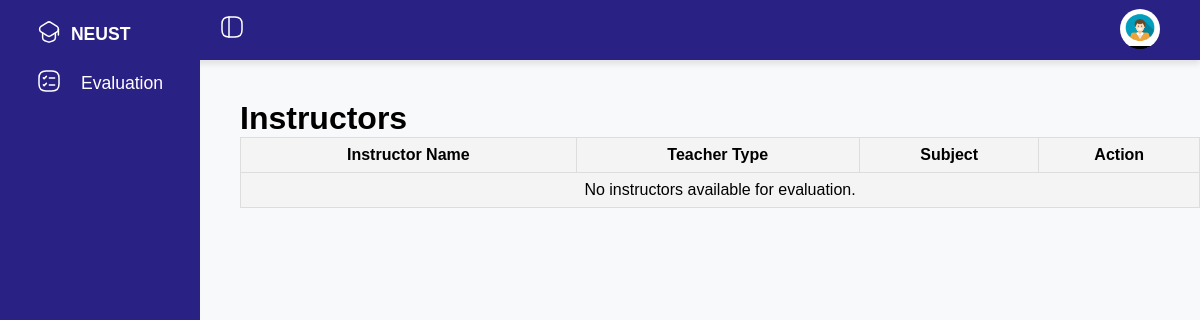
Before: /student_evaluation.php (signed in) with the older database file.
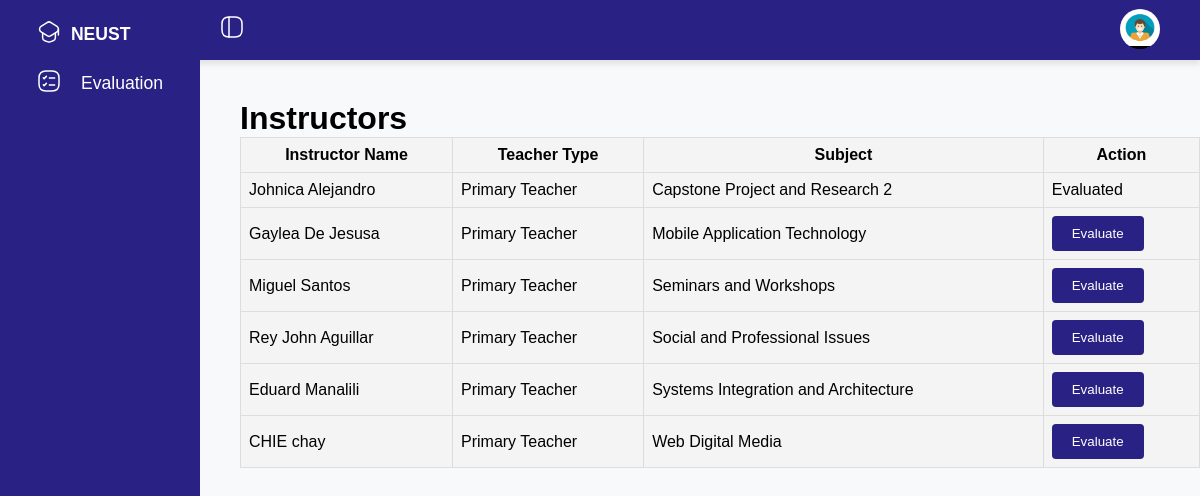
After: the same page with the newer database file.
### tables this page shows
CREATE TABLE `class_teacher` (
  `class_teacher_id` int(11) NOT NULL,
  `advisory_class_id` int(11) NOT NULL,
  `teacher_type` varchar(50) NOT NULL,
  `sub_id` int(11) NOT NULL,
  `user_id` int(11) NOT NULL
);

CREATE TABLE `users` (
  `user_id` int(11) NOT NULL,
  `fname` varchar(100) NOT NULL,
  `mname` varchar(100) DEFAULT NULL,
  `lname` varchar(100) NOT NULL,
  `suffixname` varchar(20) DEFAULT NULL,
  `contact_no` varchar(20) NOT NULL,
  `houseno` int(20) NOT NULL,
  `street` varchar(100) NOT NULL,
  `barangay` varchar(100) NOT NULL,
  `city` varchar(100) NOT NULL,
  `province` varchar(100) NOT NULL,
  `postalcode` varchar(25) NOT NULL,
  `birthdate` date NOT NULL DEFAULT curdate(),
  `gender` enum('Female','Male') NOT NULL,
  `role` enum('Admin','Student','Instructor') NOT NULL,
  `email` varchar(100) NOT NULL,
  `password` varchar(100) DEFAULT NULL,
  `is_archived` tinyint(1) DEFAULT 0
);

CREATE TABLE `subject` (
  `sub_id` int(11) NOT NULL,
  `code` varchar(50) NOT NULL,
  `subjects` varchar(100) NOT NULL,
  `lec` int(11) NOT NULL,
  `lab` int(11) DEFAULT 0,
  `credit` int(11) NOT NULL,
  `description` text DEFAULT NULL
);

### student_evaluation.php (the view, shortened to what the changed rows need)
<?php
$user_id = $_SESSION['user_id'];
$servername = "localhost";
$username = "root";
$password = "";
$dbname = "cap";
$conn = new mysqli($servername, $username, $password, $dbname);
?>
<!DOCTYPE html>
<html lang="en">
<head>
    <link rel="stylesheet" href="sidebar.css">
</head>
<body>
    <div class="container">
        <div class="main" style=>
            <div class="evaluationContainer" style="display: flex; flex-direction: column; width: 100%;">
                <div class="custom-instructor-container">
                    <h1>Instructors</h1>
                    <table class="instructorContainer" style="width: 100%; border-collapse: collapse;">
                        <thead>
                            <tr>
                                <th style="border: 1px solid #ddd; padding: 8px;">Instructor Name</th>
                                <th style="border: 1px solid #ddd; padding: 8px;">Teacher Type</th>
                                <th style="border: 1px solid #ddd; padding: 8px;">Subject</th>
                                <th style="border: 1px solid #ddd; padding: 8px;">Action</th>
                            </tr>
                        </thead>
                        <tbody>
                            <?php
                            $studentId = $user_id;
                            $instructorsQuery = "
            SELECT
                ct.class_teacher_id,
                s.sub_id,
                s.subjects,
                u.fname AS instructor_fname,
                u.lname AS instructor_lname,
                ct.teacher_type
            FROM user_class uc
            JOIN advisory_class ac ON uc.advisory_class_id = ac.advisory_class_id
            JOIN class_teacher ct ON ac.advisory_class_id = ct.advisory_class_id
            JOIN subject s ON ct.sub_id = s.sub_id
            JOIN users u ON ct.user_id = u.user_id
            JOIN class c ON ac.class_id = c.class_id
            WHERE uc.user_id = ?
            GROUP BY s.sub_id, ct.class_teacher_id
            ORDER BY s.subjects;
        ";
                            $stmt = $conn->prepare($instructorsQuery);
                            $stmt->bind_param('i', $studentId);
                            $stmt->execute();
                            $result = $stmt->get_result();
                            if ($result->num_rows > 0) {
                                while ($row = $result->fetch_assoc()) {
                                    $fullName = htmlspecialchars($row['instructor_fname']) . ' ' . htmlspecialchars($row['instructor_lname']);
                                    $teacherType = htmlspecialchars($row['teacher_type']);
                                    $subjectName = htmlspecialchars($row['subjects']);
                                    $evaluationQuery = "
                    SELECT eval_id
                    FROM evaluation
                    WHERE class_teacher_id = ? AND user_id = ?
                ";
                                    $evalStmt = $conn->prepare($evaluationQuery);
                                    $evalStmt->bind_param('ii', $row['class_teacher_id'], $studentId);
                                    $evalStmt->execute();
                                    $evalResult = $evalStmt->get_result();
                                    $evaluated = $evalResult->num_rows > 0 ? 'true' : 'false';
                                    ?>
                                    <tr>
                                        <td style="border: 1px solid #ddd; padding: 8px;"><?php echo $fullName; ?></td>
                                        <td style="border: 1px solid #ddd; padding: 8px;"><?php echo $teacherType; ?></td>
                                        <td style="border: 1px solid #ddd; padding: 8px;"><?php echo $subjectName; ?></td>
                                        <td style="border: 1px solid #ddd; padding: 8px;">
                                            <?php if ($evaluated === 'false') { ?>
                                                <button class="custom-evaluation-button"
                                                    data-class-teacher-id="<?php echo $row['class_teacher_id']; ?>"
                                                    data-instructor-name="<?php echo $fullName; ?>">
                                                    Evaluate
                                                </button>
                                            <?php } else { ?>
                                                <span>Evaluated</span>
                                            <?php } ?>
                                        </td>
                                    </tr>
                                    <?php
                                }
                            } else {
                                echo '<tr><td colspan="4" style="border: 1px solid #ddd; padding: 8px; text-align: center;">No instructors available for evaluation.</td></tr>';
                            }
                            ?>
                        </tbody>
                    </table>
                </div>
            </div>
</body>
</html>

Changed rows visible on the page:
added class_teacher: user.lname "Johnica Alejandro", teacher_type "Primary Teacher", sub.subjects "Capstone Project and Research 2", shows "Evaluated"
added class_teacher: user.lname "Gaylea De Jesusa", teacher_type "Primary Teacher", sub.subjects "Mobile Application Technology"
added class_teacher: user.lname "Miguel Santos", teacher_type "Primary Teacher", sub.subjects "Seminars and Workshops"
added class_teacher: user.lname "Rey John Aguillar", teacher_type "Primary Teacher", sub.subjects "Social and Professional Issues"
added class_teacher: user.lname "Eduard Manalili", teacher_type "Primary Teacher", sub.subjects "Systems Integration and Architecture"
added class_teacher: user.lname "CHIE chay", teacher_type "Primary Teacher", sub.subjects "Web Digital Media"
Other visible differences:
text no longer shown: "No instructors available for evaluation."
